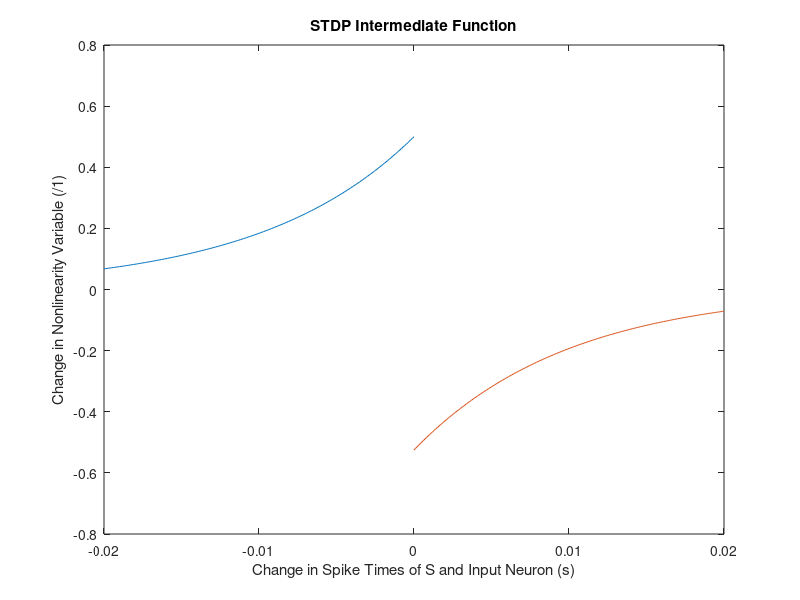

This chart was generated by the following MATLAB code: (Note: this script raises an error after producing the figure.)
%% STDP
dt = 0.0001;
bound = 0.02;
C_plus = 0.5;
C_minus = -1.05.*C_plus;
L = 100;

time_neg = -bound:dt:0;
time_pos = 0:dt:bound;

temp_left = C_plus.*exp( L.* time_neg );
temp_right = C_minus.*exp( -L.* time_pos);

figure(5)
plot(time_neg, temp_left, time_pos, temp_right);
xlabel('Change in Spike Times of S and Input Neuron (s)');
ylabel('Change in Nonlinearity Variable (/1)');
title('STDP Intermediate Function');

%% Nonlinearity
W_max = 10;
sigX = ( -3: 0.1: 3 );
Weight = W_max ./ (1 + exp(-alpha.*sigX));

figure(6)
plot( sigX, Weight );
xlabel('Change in Nonlinearity Variable (/1)');
ylabel('Weight (/1)');
title('Sigmoidal Nonlinearity between STDP and Weight');